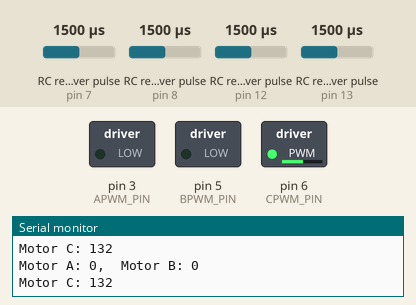
The sketch below on a simulated Arduino Uno, built with avr-gcc and run on an emulated ATmega328P. Shown: switched loads named in the sketch (green lamp = pin HIGH), the last lines printed to the serial monitor. Wiring (inferred from the names in the program): 4 × RC receiver channel: data pin 7 / data pin 8 / data pin 12 / data pin 13. Dashed ring = blinking. Inputs (shaded band) come from the test bench; at power-on: RC receiver pulse (sensors on pin 7, pin 13, pin 12, pin 8) 1500 µs.

Above: at 1.2 s.
1.3 s: RC receiver pulse (sensor on pin 7) set to 1250 µs
At 2.5 s:
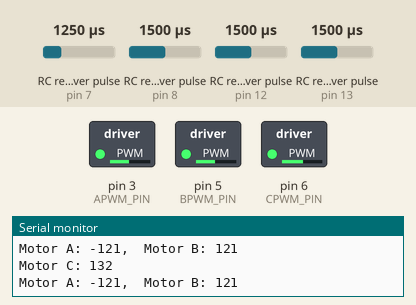
4.3 s: RC receiver pulse (sensor on pin 13) set to 1020 µs
5.8 s: RC receiver pulse (sensor on pin 12) set to 1020 µs
At 8.3 s:
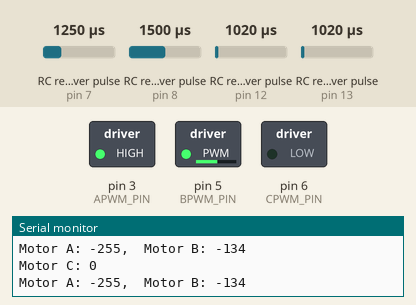
8.6 s: RC receiver pulse (sensor on pin 7) set to 1980 µs
At 9.6 s:
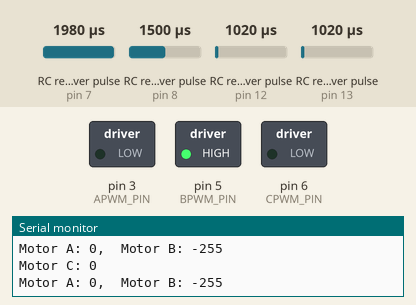
10.1 s: RC receiver pulse (sensor on pin 12) set to 1500 µs
At 12.0 s:
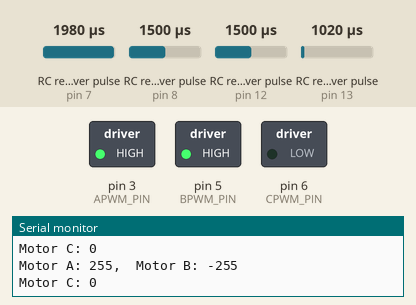
12.5 s: RC receiver pulse (sensor on pin 12) set to 1980 µs
At 14.1 s:
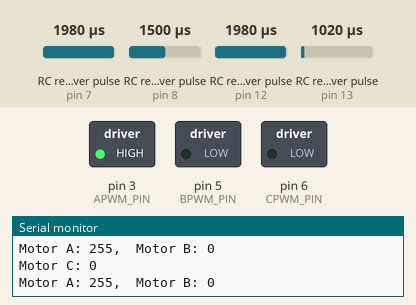
Timing chart, 0 to 16.5 s (numbered marks = the images above; inputs shaded):
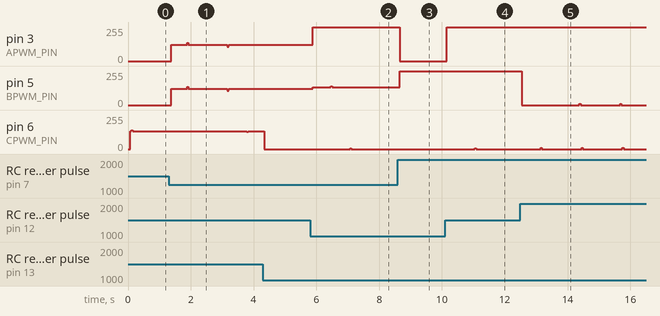

The sketch:

RC.ino
```cpp
// Edited by Trey O'Nan - Revision 1.4
// 1.0 - Added functions to convert RC signal to PWM for DC motor outputs
// 1.4 - Added 2 more DC motor channels
//
// MultiChannels
//
// rcarduino.blogspot.com
//
// A simple approach for reading three RC Channels using pin change interrupts
//
// See related posts -
// http://rcarduino.blogspot.co.uk/2012/01/how-to-read-rc-receiver-with.html
// http://rcarduino.blogspot.co.uk/2012/03/need-more-interrupts-to-read-more.html
// http://rcarduino.blogspot.co.uk/2012/01/can-i-control-more-than-x-servos-with.html
//
// rcarduino.blogspot.com
//

// include the pinchangeint library - see the links in the related topics section above for details
#include <PinChangeInt.h>


#include <Servo.h>

// RC channel in pins
#define CH1_IN_PIN 7 // Aileron. Right joystick, left/right
#define CH2_IN_PIN 8 // Elevator. Right joystick, up/down
#define CH3_IN_PIN 12 // Throttle. Left joystick, up/down
#define CH4_IN_PIN 13 // Aux

// Servo motor channel out pins. If more than 2 servos are needed, you will have to use one of the DC motor pins
#define CH1_OUT_PIN 10
#define CH2_OUT_PIN 11

// DC Motor driver pins
const int AIN1_PIN = A0;
const int AIN2_PIN = A1;
const int APWM_PIN = 3;
const int BIN1_PIN = A2;
const int BIN2_PIN = A3;
const int BPWM_PIN = 5;
const int CIN1_PIN = A4;
const int CIN2_PIN = A5;
const int CPWM_PIN = 6;
const int DIN1_PIN = 2;
const int DIN2_PIN = 4;
const int DPWM_PIN = 9;

// Servo objects generate the signals expected by Electronic Speed Controllers and Servos
// We will use the objects to output the signals we read in
// this example code provides a straight pass through of the signal with no custom processing
Servo servoCH1;
Servo servoCH2;

// These bit flags are set in bUpdateFlagsShared to indicate which
// channels have new signals
#define CH1_FLAG 1
#define CH2_FLAG 2
#define CH3_FLAG 4
#define CH4_FLAG 8

// holds the update flags defined above
volatile uint8_t bUpdateFlagsShared;

// shared variables are updated by the ISR and read by loop.
// In loop we immediatley take local copies so that the ISR can keep ownership of the
// shared ones. To access these in loop
// we first turn interrupts off with noInterrupts
// we take a copy to use in loop and the turn interrupts back on
// as quickly as possible, this ensures that we are always able to receive new signals
volatile uint16_t unCH1InShared;
volatile uint16_t unCH2InShared;
volatile uint16_t unCH3InShared;
volatile uint16_t unCH4InShared;

// These are used to record the rising edge of a pulse in the calcInput functions
// They do not need to be volatile as they are only used in the ISR. If we wanted
// to refer to these in loop and the ISR then they would need to be declared volatile
uint32_t ulCH1Start;
uint32_t ulCH2Start;
uint32_t ulCH3Start;
uint32_t ulCH4Start;

bool printRadioPulse = 0;

void setup()
{
  Serial.begin(9600);

  Serial.println("multiChannels");

  // attach servo objects, these will generate the correct
  // pulses for driving Electronic speed controllers, servos or other devices
  // designed to interface directly with RC Receivers
  //servoCH1.attach(CH1_OUT_PIN);
  //servoCH2.attach(CH2_OUT_PIN);

  // using the PinChangeInt library, attach the interrupts
  // used to read the channels
  PCintPort::attachInterrupt(CH1_IN_PIN, calcCH1,CHANGE);
  PCintPort::attachInterrupt(CH2_IN_PIN, calcCH2,CHANGE);
  PCintPort::attachInterrupt(CH3_IN_PIN, calcCH3,CHANGE);
	PCintPort::attachInterrupt(CH4_IN_PIN, calcCH4,CHANGE);
}

void loop()
{
  // create local variables to hold a local copies of the channel inputs
  // these are declared static so that thier values will be retained
  // between calls to loop.
  static uint16_t unCH1In;
  static uint16_t unCH2In;
  static uint16_t unCH3In;
	static uint16_t unCH4In;

  // local copy of update flags
  static uint8_t bUpdateFlags;

  // check shared update flags to see if any channels have a new signal
  if(bUpdateFlagsShared)
  {

    noInterrupts(); // turn interrupts off quickly while we take local copies of the shared variables

    // take a local copy of which channels were updated in case we need to use this in the rest of loop
    bUpdateFlags = bUpdateFlagsShared;

    // in the current code, the shared values are always populated
    // so we could copy them without testing the flags
    // however in the future this could change, so lets
    // only copy when the flags tell us we can.

    if(bUpdateFlags & CH1_FLAG)
    {
      unCH1In = unCH1InShared;
    }

    if(bUpdateFlags & CH2_FLAG)
    {
      unCH2In = unCH2InShared;
    }

    if(bUpdateFlags & CH3_FLAG)
    {
      unCH3In = unCH3InShared;
    }

		if(bUpdateFlags & CH4_FLAG)
    {
      unCH4In = unCH4InShared;
    }

    // clear shared copy of updated flags as we have already taken the updates
    // we still have a local copy if we need to use it in bUpdateFlags
    bUpdateFlagsShared = 0;

    interrupts(); // we have local copies of the inputs, so now we can turn interrupts back on
    // as soon as interrupts are back on, we can no longer use the shared copies, the interrupt
    // service routines own these and could update them at any time. During the update, the
    // shared copies may contain junk. Luckily we have our local copies to work with :-)
  }

  // do any processing from here onwards
  // only use the local values unCH1In, unCH3In and unCH2In, the shared
  // variables unCH1InShared, unCH3InShared, unCH2InShared are always owned by
  // the interrupt routines and should not be used in loop

  // Serial.println(unCH1In);  // For debugging channel Min and Max)

  // Convert to PWM value (-255 to 255)
  int PWM_1 = pulseToPWM(unCH1In, 980, 1964, -255, 255, 100); // Aileron. Right joystick, left/right
  int PWM_2 = pulseToPWM(unCH2In, 1000, 2000, -255, 255, 100); // Elevator. Right joystick, up/down
  int PWM_3 = pulseToPWM(unCH3In, 1004, 1992, -255, 255, 100); // Throttle. Left joystick, up/down
	int PWM_4 = pulseToPWM(unCH4In, 980, 1984, 0, 255, 0); // Aux. Currently set to VARA

  if (printRadioPulse == 1) {
    Serial.print(unCH1In);
    Serial.print(", ");
    Serial.print(unCH3In);
    Serial.print(", ");
    Serial.println(unCH4In);
  }

  int left;
  int right;

  unsigned long currentMillis;
  unsigned long timeDelay = 50;

  bool arcadeDrive = 1;

  if (arcadeDrive) {
    left = PWM_3 + PWM_1;
    right = PWM_3 - PWM_1;
  }
  else {
    left = PWM_3;
    right = PWM_2;
  }

  motorC(PWM_4);
  drive(left, right); // Drive motor


  // the following code provides simple pass through
  // this is a good initial test, the Arduino will pass through
  // receiver input as if the Arduino is not there.
  // This should be used to confirm the circuit and power
  // before attempting any custom processing in a project.

  // we are checking to see if the channel value has changed, this is indicated
  // by the flags. For the simple pass through we don't really need this check,
  // but for a more complex project where a new signal requires significant processing
  // this allows us to only calculate new values when we have new inputs, rather than
  // on every cycle.

  if(bUpdateFlags & CH1_FLAG)
  {
    if(servoCH1.readMicroseconds() != unCH1In)
    {
      servoCH1.writeMicroseconds(unCH1In);
    }
  }

	if(bUpdateFlags & CH2_FLAG)
  {
    if(servoCH2.readMicroseconds() != unCH2In)
    {
      servoCH2.writeMicroseconds(unCH2In);
    }
  }

  bUpdateFlags = 0;
}

// simple interrupt service routine
void calcCH1()
{
  // if the pin is high, its a rising edge of the signal pulse, so lets record its value
  if(digitalRead(CH1_IN_PIN) == HIGH)
  {
    ulCH1Start = micros();
  }
  else
  {
    // else it must be a falling edge, so lets get the time and subtract the time of the rising edge
    // this gives use the time between the rising and falling edges i.e. the pulse duration.
    unCH1InShared = (uint16_t)(micros() - ulCH1Start);
    // use set the CH1 flag to indicate that a new CH1 signal has been received
    bUpdateFlagsShared |= CH1_FLAG;

  }
}

void calcCH2()
{
  if(digitalRead(CH2_IN_PIN) == HIGH)
  {
    ulCH2Start = micros();
  }
  else
  {
    unCH2InShared = (uint16_t)(micros() - ulCH2Start);
    bUpdateFlagsShared |= CH2_FLAG;

  }
}

void calcCH3()
{
  if(digitalRead(CH3_IN_PIN) == HIGH)
  {
    ulCH3Start = micros();
  }
  else
  {
    unCH3InShared = (uint16_t)(micros() - ulCH3Start);
    bUpdateFlagsShared |= CH3_FLAG;

  }
}

void calcCH4()
{
  if(digitalRead(CH4_IN_PIN) == HIGH)
  {
    ulCH4Start = micros();
  }
  else
  {
    unCH4InShared = (uint16_t)(micros() - ulCH4Start);
    bUpdateFlagsShared |= CH4_FLAG;

  }
}

// Convert RC pulse value to motor PWM value
int pulseToPWM(int pulse, int rawMin, int rawMax, int scaledMin, int scaledMax, int deadzone) {

  // If we're receiving numbers, convert them to motor PWM
  if ( pulse >= (rawMin - 20) && pulse <= (rawMax + 20)) {
    pulse = map(pulse, rawMin, rawMax, (scaledMin-10), (scaledMax+10));
    pulse = constrain(pulse, scaledMin, scaledMax);
  } else {
    pulse = 0;
  }

  // Anything in deadzone should stop the motor
  if ( abs(pulse) <= deadzone) {
    pulse = 0;
  }

  return pulse;
}

// Positive for forward, negative for reverse
void drive(int speed_a, int speed_b) {

  // Limit speed between -255 and 255
  speed_a = constrain(speed_a, -255, 255);
  speed_b = constrain(speed_b, -255, 255);

  // Set direction for motor A
  if ( speed_a == 0 ) {
    digitalWrite(AIN1_PIN, LOW);
    digitalWrite(AIN2_PIN, LOW);
  } else if ( speed_a > 0 ) {
    digitalWrite(AIN1_PIN, HIGH);
    digitalWrite(AIN2_PIN, LOW);
  } else {
    digitalWrite(AIN1_PIN, LOW);
    digitalWrite(AIN2_PIN, HIGH);
  }

  // Set direction for motor B
  if ( speed_b == 0 ) {
    digitalWrite(BIN1_PIN, LOW);
    digitalWrite(BIN2_PIN, LOW);
  } else if ( speed_b > 0 ) {
    digitalWrite(BIN1_PIN, HIGH);
    digitalWrite(BIN2_PIN, LOW);
  } else {
    digitalWrite(BIN1_PIN, LOW);
    digitalWrite(BIN2_PIN, HIGH);
  }

  // Set speed
  analogWrite(APWM_PIN, abs(speed_a));
  analogWrite(BPWM_PIN, abs(speed_b));

  if (printRadioPulse == 0) {
    Serial.print("Motor A: ");
    Serial.print(speed_a);
    Serial.print(",  Motor B: ");
    Serial.println(speed_b);
  }


}

void motorC(int speed_c) {

  // Limit speed between -255 and 255
  speed_c = constrain(speed_c, 0, 255  );

  // Set direction for motor C
  if ( speed_c <= 0 ) {
    digitalWrite(CIN1_PIN, LOW);
    digitalWrite(CIN2_PIN, LOW);
    //speed_c = 0;
  } else {
    digitalWrite(CIN1_PIN, HIGH);
    digitalWrite(CIN2_PIN, LOW);
  }

  // Set speed
  analogWrite(CPWM_PIN, abs(speed_c));

  if (printRadioPulse == 0) {
    Serial.print("Motor C: ");
    Serial.println(speed_c);
  }


}
```

Measured:
- after the input at 1.3 s, pin 3 (APWM_PIN), pin 5 (BPWM_PIN): 0/255 → 121/255 after 0.08 s
- after the input at 5.8 s, pin 6 (CPWM_PIN): 0/255 → 6/255 after 1.3 s, → 0/255 0.04 s later
- after the input at 8.6 s, pin 3 (APWM_PIN): 255/255 → 0/255 after 0.05 s; pin 5 (BPWM_PIN): 134/255 → 255/255 after 0.05 s
- after the input at 10.1 s, pin 3 (APWM_PIN): 0/255 → 255/255 after 0.05 s; pin 6 (CPWM_PIN): 0/255 → 7/255 after 0.95 s, → 0/255 0.04 s later
- after the input at 12.5 s, pin 5 (BPWM_PIN): 255/255 → 0/255 after 0.05 s; pin 6 (CPWM_PIN): alternates 8/255 for 0.04 s and 0/255 for 1.3 s, starting after 0.65 s
